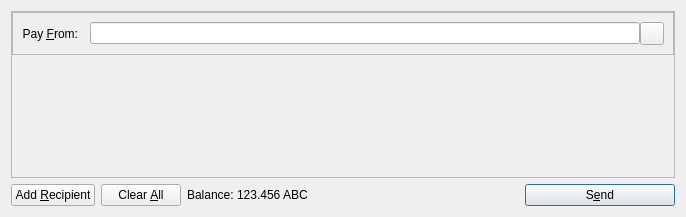
<?xml version="1.0" encoding="UTF-8"?>
<ui version="4.0">
 <class>SendCoinsDialog</class>
 <widget class="QDialog" name="SendCoinsDialog">
  <property name="geometry">
   <rect>
    <x>0</x>
    <y>0</y>
    <width>686</width>
    <height>217</height>
   </rect>
  </property>
  <property name="windowTitle">
   <string>Send Coins</string>
  </property>
  <layout class="QVBoxLayout" name="verticalLayout">
   <item>
    <widget class="QScrollArea" name="scrollArea">
     <property name="widgetResizable">
      <bool>true</bool>
     </property>
     <widget class="QWidget" name="scrollAreaWidgetContents">
      <property name="geometry">
       <rect>
        <x>0</x>
        <y>0</y>
        <width>666</width>
        <height>165</height>
       </rect>
      </property>
      <layout class="QVBoxLayout" name="verticalLayout_2">
       <property name="margin">
        <number>0</number>
       </property>

    <item>
     <widget class="QFrame">
      <property name="frameShape">
       <enum>QFrame::StyledPanel</enum>
      </property>
      <property name="frameShadow">
       <enum>QFrame::Sunken</enum>
      </property>
      <layout class="QGridLayout" name="gridLayout">
        <property name="spacing">
          <number>12</number>
        </property>
        <item row="2" column="0">
            <widget class="QLabel" name="label_1">
            <property name="text">
              <string>Pay &amp;From:</string>
            </property>
            <property name="alignment">
            <set>Qt::AlignRight|Qt::AlignTrailing|Qt::AlignVCenter</set>
          </property>
          <property name="buddy">
            <cstring>payFrom</cstring>
          </property>
          </widget>
        </item>
        <item row="2" column="1">
          <layout class="QHBoxLayout" name="payFromLayout">
          <property name="spacing">
            <number>0</number>
          </property>
          <item>
            <widget class="QValidatedLineEdit" name="payFrom">
            <property name="maxLength">
              <number>50</number>
            </property>
            </widget>
          </item>
          <item>
            <widget class="QToolButton" name="fromAddressBookButton">
            <property name="toolTip">
              <string>Choose address from address book</string>
            </property>
            <property name="text">
              <string/>
            </property>
            <property name="icon">
              <iconset resource="../abcmint.qrc">
              <normaloff>:/icons/address-book</normaloff>:/icons/address-book</iconset>
            </property>
            <property name="shortcut">
              <string>Alt+A</string>
            </property>
            </widget>
          </item>
          </layout>
        </item>
      </layout>
      </widget>
    </item>

       <item>
        <layout class="QVBoxLayout" name="entries">
         <property name="spacing">
          <number>6</number>
         </property>
        </layout>
       </item>
       <item>
        <spacer name="verticalSpacer">
         <property name="orientation">
          <enum>Qt::Vertical</enum>
         </property>
         <property name="sizeHint" stdset="0">
          <size>
           <width>20</width>
           <height>40</height>
          </size>
         </property>
        </spacer>
       </item>
      </layout>
     </widget>
    </widget>
   </item>

   <item>
    <layout class="QHBoxLayout" name="horizontalLayout">
     <item>
      <widget class="QPushButton" name="addButton">
       <property name="toolTip">
        <string>Send to multiple recipients at once</string>
       </property>
       <property name="text">
        <string>Add &amp;Recipient</string>
       </property>
       <property name="icon">
        <iconset resource="../abcmint.qrc">
         <normaloff>:/icons/add</normaloff>:/icons/add</iconset>
       </property>
       <property name="autoDefault">
        <bool>false</bool>
       </property>
      </widget>
     </item>
     <item>
      <widget class="QPushButton" name="clearButton">
       <property name="sizePolicy">
        <sizepolicy hsizetype="Minimum" vsizetype="Fixed">
         <horstretch>0</horstretch>
         <verstretch>0</verstretch>
        </sizepolicy>
       </property>
       <property name="toolTip">
        <string>Remove all transaction fields</string>
       </property>
       <property name="text">
        <string>Clear &amp;All</string>
       </property>
       <property name="icon">
        <iconset resource="../abcmint.qrc">
         <normaloff>:/icons/remove</normaloff>:/icons/remove</iconset>
       </property>
       <property name="autoRepeatDelay">
        <number>300</number>
       </property>
       <property name="autoDefault">
        <bool>false</bool>
       </property>
      </widget>
     </item>
     <item>
      <layout class="QHBoxLayout" name="horizontalLayout_2">
       <property name="spacing">
        <number>3</number>
       </property>
       <item>
        <widget class="QLabel" name="label">
         <property name="text">
          <string>Balance:</string>
         </property>
        </widget>
       </item>
       <item>
        <widget class="QLabel" name="labelBalance">
         <property name="cursor">
          <cursorShape>IBeamCursor</cursorShape>
         </property>
         <property name="text">
          <string>123.456 ABC</string>
         </property>
         <property name="textInteractionFlags">
          <set>Qt::LinksAccessibleByMouse|Qt::TextSelectableByKeyboard|Qt::TextSelectableByMouse</set>
         </property>
        </widget>
       </item>
      </layout>
     </item>
     <item>
      <spacer name="horizontalSpacer">
       <property name="orientation">
        <enum>Qt::Horizontal</enum>
       </property>
       <property name="sizeHint" stdset="0">
        <size>
         <width>40</width>
         <height>20</height>
        </size>
       </property>
      </spacer>
     </item>
     <item>
      <widget class="QPushButton" name="sendButton">
       <property name="minimumSize">
        <size>
         <width>150</width>
         <height>0</height>
        </size>
       </property>
       <property name="toolTip">
        <string>Confirm the send action</string>
       </property>
       <property name="text">
        <string>S&amp;end</string>
       </property>
       <property name="icon">
        <iconset resource="../abcmint.qrc">
         <normaloff>:/icons/send</normaloff>:/icons/send</iconset>
       </property>
       <property name="default">
        <bool>true</bool>
       </property>
      </widget>
     </item>
    </layout>
   </item>
  </layout>
 </widget>

 <customwidgets>
  <customwidget>
   <class>QValidatedLineEdit</class>
   <extends>QLineEdit</extends>
   <header>qvalidatedlineedit.h</header>
  </customwidget>
 </customwidgets>

 <resources>
  <include location="../abcmint.qrc"/>
 </resources>
 <connections/>
</ui>
